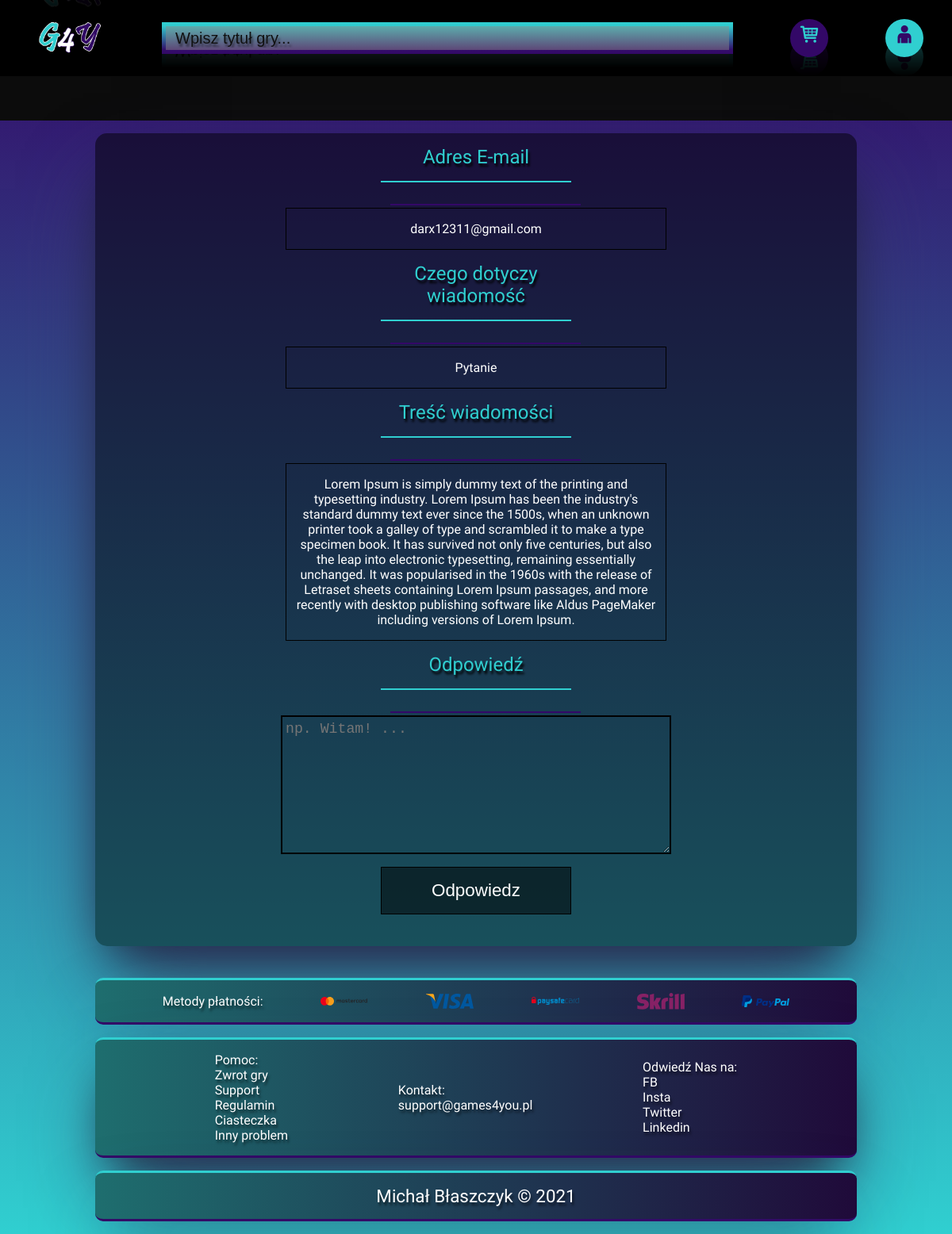
Page /reply.php?id=2 on the committed database.
### tables this page shows
CREATE TABLE `user` (
  `ID_User` int(7) NOT NULL,
  `Login` varchar(100) NOT NULL,
  `Password` varchar(512) NOT NULL,
  `ID_Additional_data` int(7) DEFAULT NULL
);

CREATE TABLE `additional_data` (
  `ID_Additional_data` int(7) NOT NULL,
  `ID_Country` int(3) DEFAULT NULL,
  `Name` varchar(200) DEFAULT NULL,
  `Surname` varchar(200) DEFAULT NULL,
  `Postal_code` varchar(7) DEFAULT NULL,
  `City` varchar(200) DEFAULT NULL,
  `Street` varchar(200) DEFAULT NULL,
  `Street_number` varchar(5) DEFAULT NULL,
  `House_number` varchar(5) DEFAULT NULL,
  `Email` varchar(250) NOT NULL
);

CREATE TABLE `issue` (
  `ID_Issue` int(2) NOT NULL,
  `Issue` varchar(250) NOT NULL
);

CREATE TABLE `notices` (
  `ID_Notices` int(9) NOT NULL,
  `ID_User` int(7) NOT NULL,
  `ID_Issue` int(2) NOT NULL,
  `Notice` varchar(2000) NOT NULL
);

### php/Database.php (called while the page is built, shortened)
<?php
    class Database {
        function getNotice($pdo, $idNotice){
            if ($pdo) {
                $sth = $pdo->prepare('SELECT `notices`.`ID_Notices`, `user`.`Login`, `additional_data`.`Email`, `issue`.`Issue`, `notices`.`Notice` FROM `user`, `additional_data`, `issue`, `notices` WHERE `user`.`ID_Additional_data`=`additional_data`.`ID_Additional_data` AND `notices`.`ID_User`=`user`.`ID_User` AND `notices`.`ID_Issue` = `issue`.`ID_Issue` AND `ID_Notices` = '.$idNotice.' ;');
                $sth->execute();
                return $sth->fetchAll(PDO::FETCH_NUM);
            } else {
                return 'Database error';
            }
        }
    }
?>

### php/Reply.php (the view, shortened to what this page needs)
<?php
    class Reply {
        protected $issue;
        protected $mail;
        protected $description;
        protected $reply;
        function setValueReply($mail, $issue, $description, $reply) {
            $this->mail = filter_var($mail, FILTER_SANITIZE_EMAIL);
            $this->issue = filter_var($issue, FILTER_SANITIZE_STRING);
            $this->description = filter_var($description, FILTER_SANITIZE_STRING);
            $this->reply = filter_var($reply, FILTER_SANITIZE_STRING);
        }
        function drawReplyForm($db, $pdo) {
            echo '<div class="contact-form">
                    <label for="mail" class="label">
                        Adres E-mail
                    </label>
                    <div class="label-desc">'.$this->mail.'</div>
                    <label for="issue" class="label">
                        Czego dotyczy wiadomość
                    </label>
                    <div class="label-desc">'.$this->issue.'</div>
                    <label for="description-issue" class="label">
                        Treść wiadomości
                    </label>
                    <div class="label-desc">'.$this->description.'</div>
                    <label for="reply-issue" class="label">
                        Odpowiedź
                    </label>
                    <form class="contact-form" method="POST">
                        <textarea name="reply-issue" id="reply-issue" class="input-account textarea-account" maxlength="2000" placeholder="np. Witam! ...">'.$this->reply.'</textarea>
                        <input type="submit" value="Odpowiedz" class="submit-account">';
                    echo '</form>';
                echo '</div>';
        }
    }
?>

### css/admin-style.css (style rules this page uses)
.label-desc { border: 1px solid black; width: 40vw; height: auto; padding: 2vh 1vw; box-sizing: border-box; text-align: center; color: #FFF; margin-top: 2vh; }

### css/account-style.css (style rules this page uses)
.label { width: 20vw; text-align: center; border-bottom: 2px solid #30cfd0; box-sizing: border-box; padding: 2vh 1vw; margin-bottom: 2vh; position: relative; font-size: 1.5em; text-shadow: 2px 4px 3px #000; color: #30cfd0; }
.label::after { content: ''; display: block; position: absolute; width: 20vw; height: 2px; background-color: #330867; bottom: -2vh; }
.input-account { width: 20vw; margin-top: 2vh; background: transparent; color: #FFF; outline: none; border: none; border-bottom: 2px solid #000; font-size: 1.4em; text-align: center; padding: 0.3em 0.2em; }
.submit-account { width: 20vw; padding: 2vh 1vw; box-sizing: border-box; margin: 2vh 0; cursor: pointer; font-size: 1.4em; background-color: rgba(0, 0, 0, 0.5); border: none; border: 1px solid black; color: #FFF; transition: all 0.25s ease-in-out; -webkit-transition: all 0.25s ease-in-out; -moz-transition: all 0.25s ease-in-out; -ms-transition: all 0.25s ease-in-out; -o-transition: all 0.25s ease-in-out; }
.contact-form { height: auto; display: flex; justify-content: space-between; align-items: center; flex-direction: column; }
.textarea-account { width: 40vw; height: 20vh; border: 2px solid black; text-align: left; }

### css/main-style.css (style rules this page uses)
html, body { margin: 0; padding: 0; font-family: 'Oswald', sans-serif; }
body { background: linear-gradient(to top, #30cfd0 0%, #330867 100%); background-attachment: fixed; }

### rows in the picture
user: ID_Additional_data.Email "darx12311@gmail.com", issue.Issue "Pytanie", notices.Notice "Lorem Ipsum is simply dummy text of the printing and typesetting industry. Lorem Ipsum has been the industry's standard dummy text ever since the 1500s, when an unknown printer took a galley of type and scrambled it to make a type specimen book. It has survived not only five centuries, but also the leap into electronic typesetting, remaining essentially unchanged. It was popularised in the 1960s with the release of Letraset sheets containing Lorem Ipsum passages, and more recently with desktop publishing software like Aldus PageMaker including versions of Lorem Ipsum."
